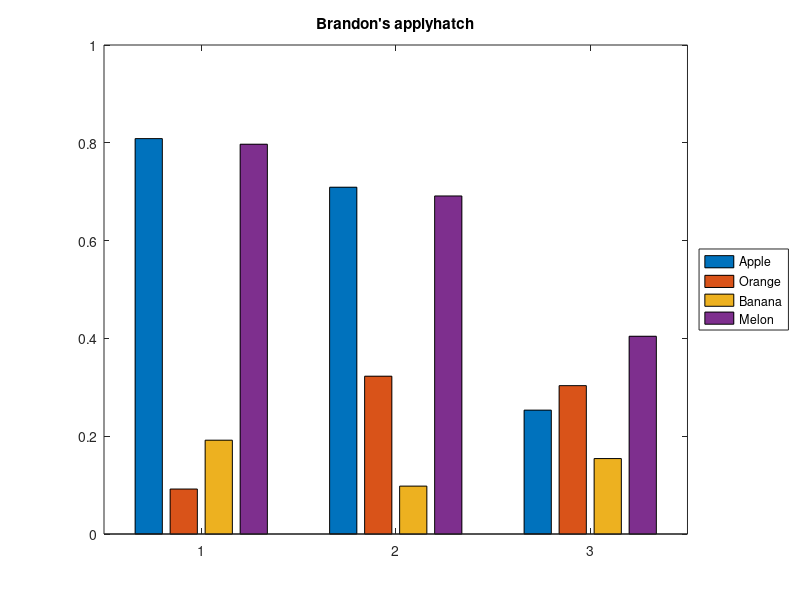

MATLAB code for this plot: (Note: this script raises an error after producing the figure.)
addpath('applyhatch_plusC');
addpath('applyhatch_pluscolor');
% Create original plot
fH = gcf; colormap(jet(4));
h = bar(rand(3, 4));
legend('Apple', 'Orange', 'Banana', 'Melon', 'Location', 'EastOutside');

% Apply Brandon's function
tH = title('Brandon''s applyhatch');
applyhatch_pluscolor(fH, '\-x.', 0, [1 0 1 0], jet(4));

% Apply Brian's function
set(tH, 'String', 'Brian''s applyhatch');
applyhatch_plusC(fH, '\-x.', 'kkkk');

set(tH, 'String', 'Original');